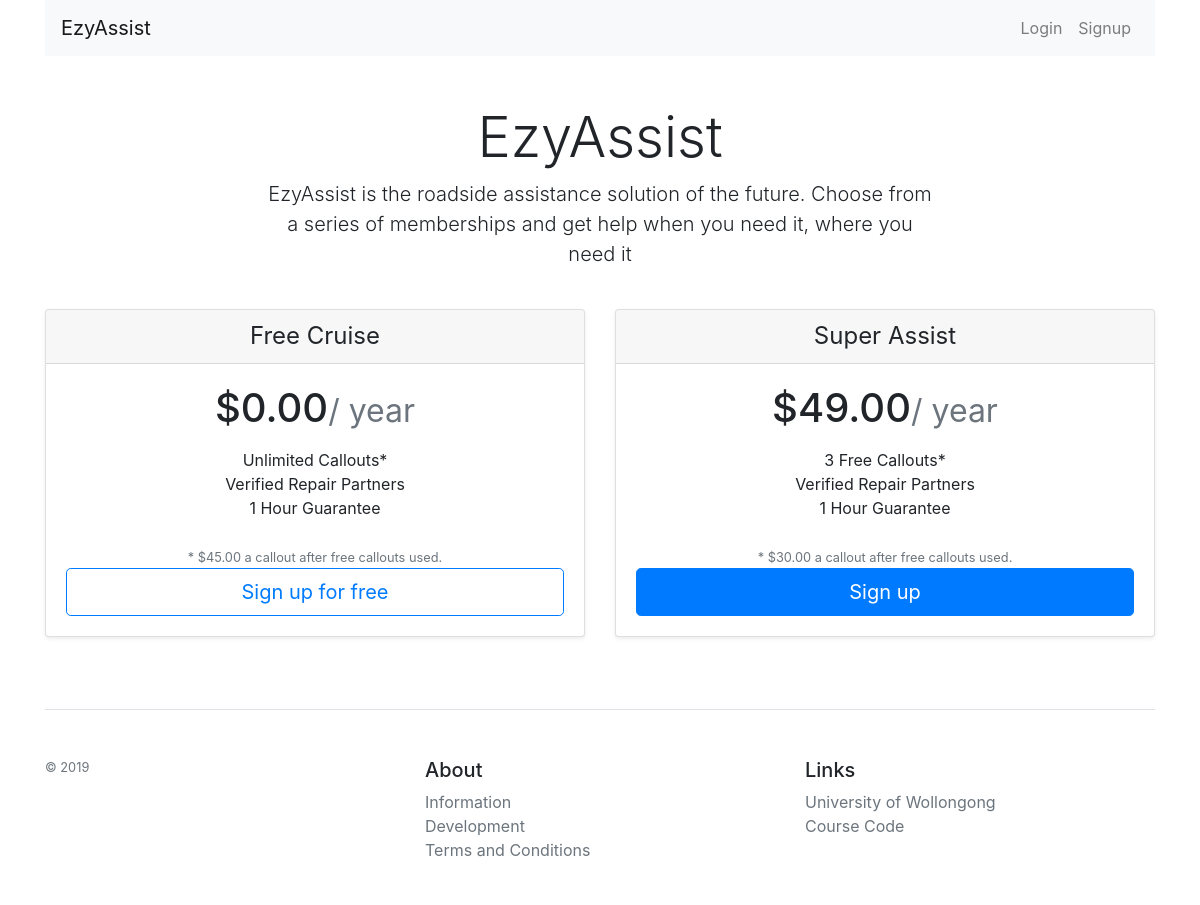
Screenshot of /assist/ with the database file from the repository.
### assist/models.py (models this page shows, shortened)
class PricingModel(models.Model):
    name = models.CharField(max_length=50)
    yearlyPrice = models.DecimalField(decimal_places=2, max_digits=5)
    calloutFee = models.DecimalField(decimal_places=2, max_digits=5)
    numCallouts = models.IntegerField()

### assist/views.py (the view)
# urls.py: path('', views.index, name='index'),
def index(request):
    pricing_models = PricingModel.objects.order_by('yearlyPrice')
    indexTemplate = loader.get_template('index.html')
    context = {
        'models': pricing_models,
        'pageinfo': {
            'title': "EzyAssist"
        }
    }
    if 'failure' in request.GET:
        context['isFailure'] = True
    return HttpResponse(indexTemplate.render(context, request))

### assist/templates/index.html (shortened to what this page needs)
{% extends "base.html" %}
{% block content %}
<div class="pricing-header px-3 py-3 pt-md-5 pb-md-4 mx-auto text-center">
  <h1 class="display-4">EzyAssist</h1>
  <p class="lead">EzyAssist is the roadside assistance solution of the future. Choose from a series of memberships and get help when you need it, where you need it</p>
</div>
  <div class="card-deck mb-3 text-center">
    {% for model in models %}
    <div class="card mb-4 shadow-sm">
      <div class="card-header">
        <h4 class="my-0 font-weight-normal">{{ model.name }}</h4>
      </div>
      <div class="card-body">
        <h1 class="card-title pricing-card-title">${{ model.yearlyPrice }}<small class="text-muted">/ year</small></h1>
        <ul class="list-unstyled mt-3 mb-4">
          <li>{% if model.numCallouts > 0 %} {{model.numCallouts}} Free Callouts{% else %} Unlimited Callouts{% endif %}*</li>
          <li>Verified Repair Partners</li>
          <li>1 Hour Guarantee</li>
        </ul>
        <small class='mb-3 text-muted'>* ${{ model.calloutFee }} a callout after free callouts used.</small>
        <button type="button" onclick="window.location.href='{% url 'signup' %}'" class="btn btn-lg btn-block {% if model.yearlyPrice > 0 %} btn-primary">Sign up {% else %} btn-outline-primary">Sign up for free {% endif %}</button>
      </div>
    </div>
    {% endfor %}
  </div>
{% endblock %}

### assist/templates/index.html (style rules this page uses)
.pricing-header { max-width: 700px; }

### rows the page displays
PricingModel: name "Free Cruise", yearlyPrice "0.00", numCallouts "Unlimited Callouts", calloutFee "45.00", shows "Sign up for free"
PricingModel: name "Super Assist", yearlyPrice "49.00", numCallouts "3", calloutFee "30.00", shows "Sign up"
